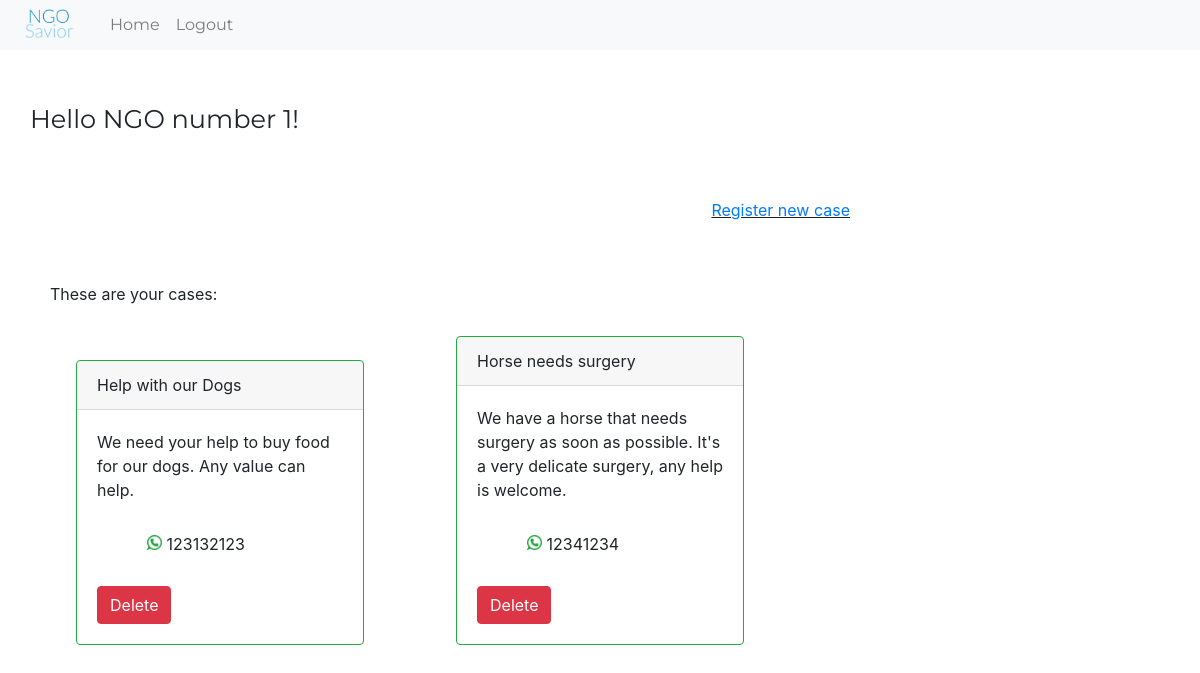
The page /ngoshome (signed in) on the database its author committed.
### tables this page shows
CREATE TABLE 'ngos' ('id' integer PRIMARY KEY AUTOINCREMENT NOT NULL, 'ngosname' varchar(255), 'whatsapp' varchar(255), 'password' varchar(255));

CREATE TABLE cases ( id integer primary key , title text, text text, whatsapp text, casesid integer, foreign key (casesid) references ngos (id));

### application.py (the view)
@app.route("/ngoshome")
def ngoshome():
    name = db.execute("SELECT ngosname FROM ngos WHERE id = :id", id = session["user_id"])
    rows = db.execute("SELECT * FROM cases WHERE casesid = :id", id = session["user_id"])
    return render_template("./ngoshome.html" , name = name[0]['ngosname'], rows = rows)

### application.py (called while the page is built)
@app.after_request
def after_request(response):
    response.headers["Cache-Control"] = "no-cache, no-store, must-revalidate"
    response.headers["Expires"] = 0
    response.headers["Pragma"] = "no-cache"
    return response

### templates/ngoshome.html (shortened to what this page needs)
<!DOCTYPE html>
<html lang="en">
<head>
    <link rel="stylesheet" href="https://stackpath.bootstrapcdn.com/bootstrap/4.4.1/css/bootstrap.min.css">
    <link rel="stylesheet" href="./static/reset.css">
    <link rel="stylesheet" href="./static/styles.css">
</head>
<body>
    <nav class="navbar fixed-top navbar-expand-lg navbar-light bg-light">
        <a class="navbar-brand" href="./index.html"><img src="./static/logo.png" alt="logo" width="70px"></a>
        <div class="collapse navbar-collapse" id="navbarNavAltMarkup">
          <div class="navbar-nav">
            <a class="nav-item nav-link " href="./ngoshome">Home </a>
            <a class="nav-item nav-link logout " href="./logout">Logout</a>
          </div>
        </div>
    </nav>
    <div class="hello">
        <p>Hello {{ name }}!</p>
    </div>
    <div class="newcase"> <a href="./newcase">Register new case</a></div>
    <div class="greeting">
        <p>These are your cases:</p>
    </div>
    <div class="cases">
        {% for row in rows %}
        <div class="card border-success mb-3" style="max-width: 18rem;">
            <div class="card-header">{{ row['title'] }}</div>
            <div class="card-body">
                <p class="card-text">{{ row['text'] }}</p>
                <p id="whatsapp"> <img src="./static/whats.png" alt="whatsapp" height="15px" > {{ row['whatsapp'] }}</p>
                <form  action="/delete" method="POST">
                    <button type="submit" class="btn btn-danger">Delete</button>
                </form>
            </div>
        </div>
        {% endfor  %}
    </div>
</body>
</html>

### static/styles.css (style rules this page uses)
nav { height: 50px; }
nav img { margin-top: 10px; }
.navbar-nav a { font-family: "Montserrat"; }
.hello { position: flex; margin-top: 100px; margin-left: 30px; font-family: "Montserrat"; font-size: 1.6rem; }
.greeting { position: flex; margin-top: 20px; margin-left: 50px; }
.cases { display: grid; grid-template-columns: 1fr 1fr 1fr; padding: 30px; }
.card { margin: auto; }
#whatsapp { margin-left: 50px; margin-top: 30px; }
.newcase { margin-right: 50px; text-align: right; text-decoration: underline; cursor: pointer; }
.newcase { width: 500px; margin: 60px auto; }

### rows shown on the page
ngos: ngosname "NGO number 1"
cases: title "Help with our Dogs", text "We need your help to buy food for our dogs. Any value can help.", whatsapp "123132123"
cases: title "Horse needs surgery", text "We have a horse that needs surgery as soon as possible. It's a very delicate surgery, any help is welcome.", whatsapp "12341234"
